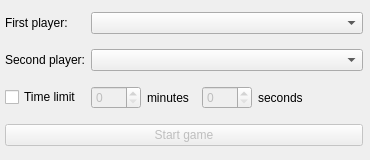
<?xml version="1.0" encoding="UTF-8"?>
<ui version="4.0">
 <class>newGameDialog</class>
 <widget class="QDialog" name="newGameDialog">
  <property name="windowModality">
   <enum>Qt::ApplicationModal</enum>
  </property>
  <property name="geometry">
   <rect>
    <x>0</x>
    <y>0</y>
    <width>370</width>
    <height>160</height>
   </rect>
  </property>
  <property name="sizePolicy">
   <sizepolicy hsizetype="Fixed" vsizetype="Fixed">
    <horstretch>0</horstretch>
    <verstretch>0</verstretch>
   </sizepolicy>
  </property>
  <property name="minimumSize">
   <size>
    <width>370</width>
    <height>160</height>
   </size>
  </property>
  <property name="maximumSize">
   <size>
    <width>370</width>
    <height>160</height>
   </size>
  </property>
  <property name="windowTitle">
   <string>New game</string>
  </property>
  <property name="windowIcon">
   <iconset>
    <normaloff>../icon.png</normaloff>../icon.png</iconset>
  </property>
  <widget class="QWidget" name="gridLayoutWidget">
   <property name="geometry">
    <rect>
     <x>5</x>
     <y>3</y>
     <width>358</width>
     <height>153</height>
    </rect>
   </property>
   <layout class="QGridLayout" name="mainLayout">
    <item row="2" column="3">
     <widget class="QSpinBox" name="secondsSBox">
      <property name="enabled">
       <bool>false</bool>
      </property>
     </widget>
    </item>
    <item row="2" column="1">
     <widget class="QSpinBox" name="minutesSBox">
      <property name="enabled">
       <bool>false</bool>
      </property>
     </widget>
    </item>
    <item row="0" column="0">
     <widget class="QLabel" name="firstPlayerLabel">
      <property name="text">
       <string>First player:</string>
      </property>
     </widget>
    </item>
    <item row="1" column="0">
     <widget class="QLabel" name="secondPlayerLabel">
      <property name="sizePolicy">
       <sizepolicy hsizetype="Minimum" vsizetype="Minimum">
        <horstretch>0</horstretch>
        <verstretch>0</verstretch>
       </sizepolicy>
      </property>
      <property name="text">
       <string>Second player:</string>
      </property>
     </widget>
    </item>
    <item row="2" column="2">
     <widget class="QLabel" name="minutes">
      <property name="text">
       <string>minutes</string>
      </property>
     </widget>
    </item>
    <item row="1" column="1" colspan="5">
     <widget class="QComboBox" name="secondPlayerBox">
      <property name="sizePolicy">
       <sizepolicy hsizetype="MinimumExpanding" vsizetype="Fixed">
        <horstretch>0</horstretch>
        <verstretch>0</verstretch>
       </sizepolicy>
      </property>
     </widget>
    </item>
    <item row="4" column="0" colspan="6">
     <widget class="QPushButton" name="startGameBtn">
      <property name="enabled">
       <bool>false</bool>
      </property>
      <property name="text">
       <string>Start game</string>
      </property>
     </widget>
    </item>
    <item row="0" column="1" colspan="5">
     <widget class="QComboBox" name="firstPlayerBox"/>
    </item>
    <item row="2" column="4" colspan="2">
     <widget class="QLabel" name="seconds">
      <property name="text">
       <string>seconds</string>
      </property>
     </widget>
    </item>
    <item row="2" column="0">
     <widget class="QCheckBox" name="timeLimitCBox">
      <property name="text">
       <string>Time limit</string>
      </property>
     </widget>
    </item>
   </layout>
  </widget>
 </widget>
 <resources/>
 <connections/>
</ui>
